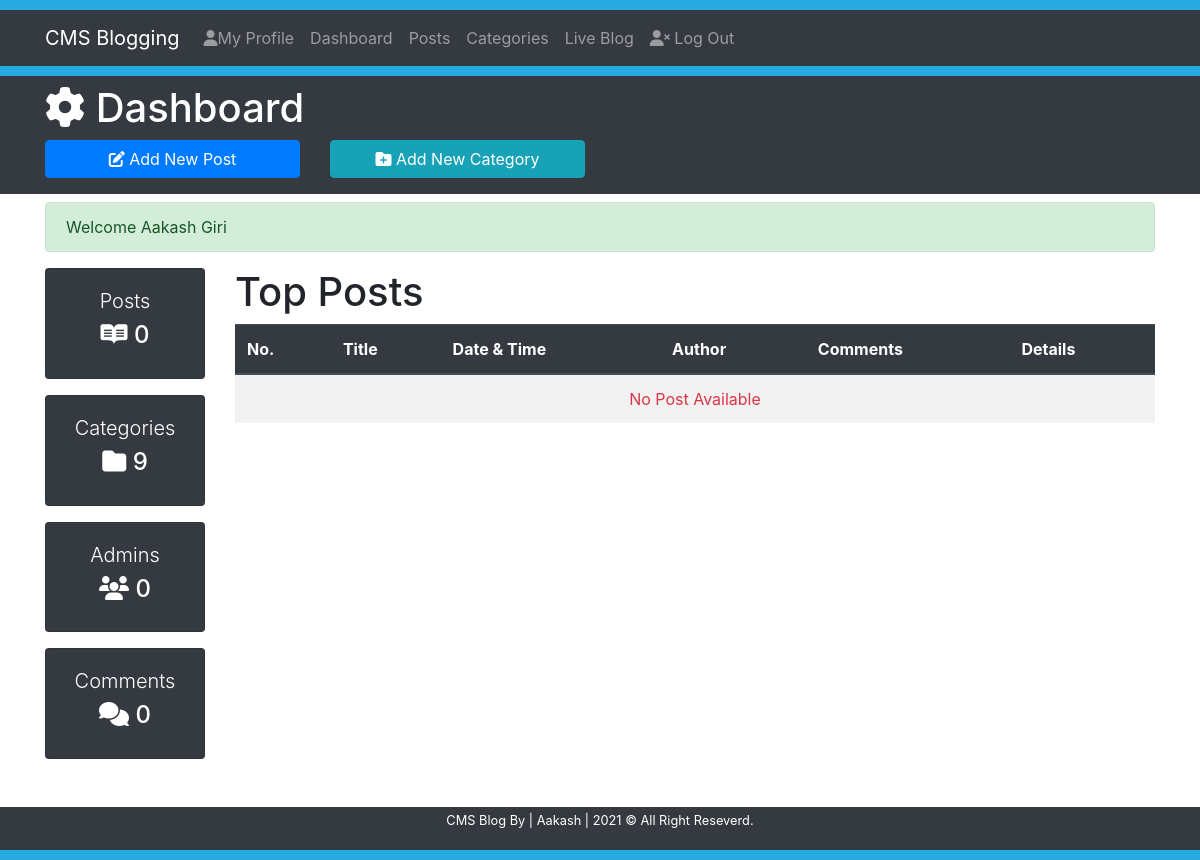
/CMS4.2.1/dashboard (signed in), run on an earlier commit of the app's database.
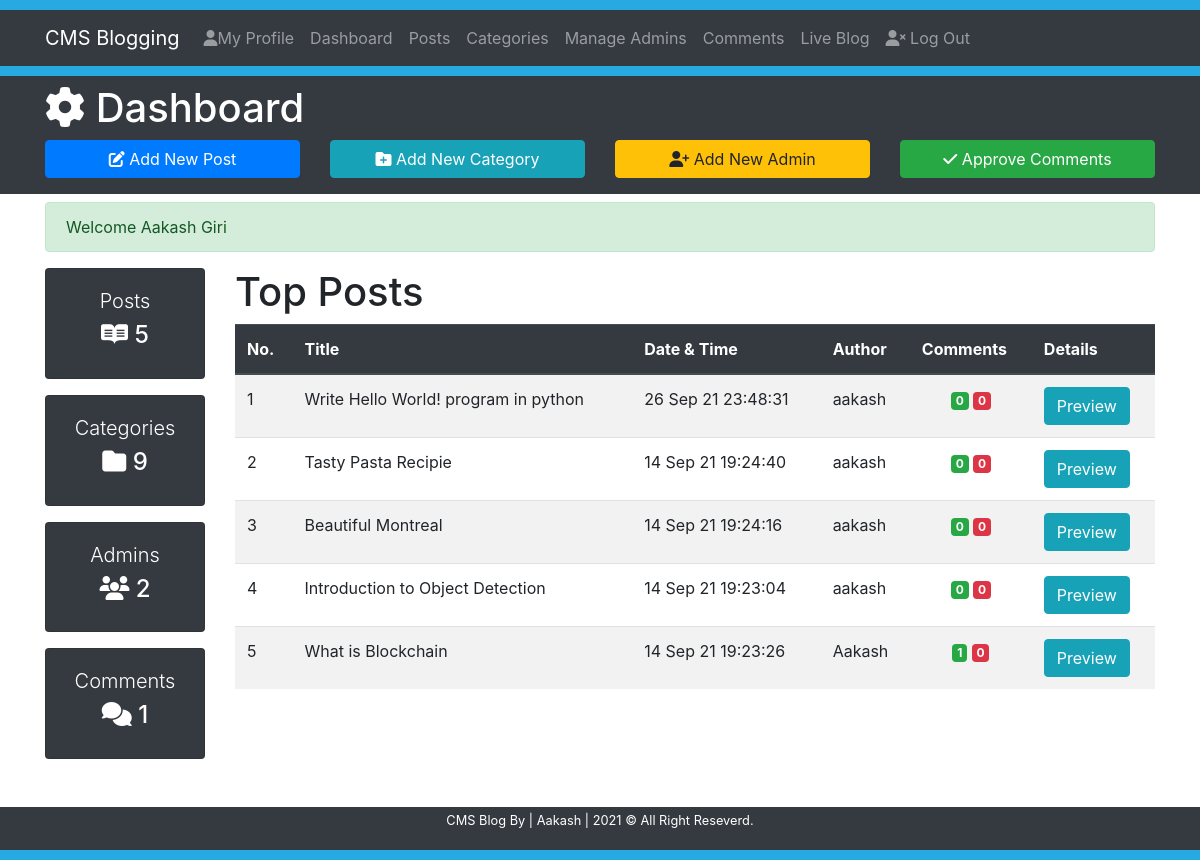
And on a later commit of the database.
### tables this page shows
CREATE TABLE `post` (
  `id` int(11) NOT NULL,
  `datetime` varchar(50) NOT NULL,
  `title` varchar(300) NOT NULL,
  `slug` varchar(300) NOT NULL,
  `tags` varchar(500) NOT NULL,
  `category` varchar(50) NOT NULL,
  `author` varchar(50) NOT NULL,
  `image` text NOT NULL,
  `post` text NOT NULL,
  `status` varchar(50) NOT NULL,
  `user_id` int(11) NOT NULL
);

### Includes/functions.php (called while the page is built, shortened)
<?php
    require_once 'db.php';
    $serverName = BASE_PATH;
    $cssBaseURL = $serverName.'/css';
    function totalPosts(){
        global $conn;
        if($_SESSION['permission'] == 'User'){
            $user_id = $_SESSION['userID'];
            $sql = "SELECT * FROM post WHERE user_id='$user_id'";
        }else{
            $sql = "SELECT * FROM post";
        }
        $result = mysqli_query($conn, $sql);
        return mysqli_num_rows($result);
    }
    function totalCategories(){
        global $conn;
        $sql = "SELECT * FROM category";
        $result = mysqli_query($conn, $sql);
        return mysqli_num_rows($result);
    }
    function totalAdmins(){
        global $conn;
        $sql = "SELECT * FROM admins Where permission != 'User'";
        $result = mysqli_query($conn, $sql);
        return mysqli_num_rows($result);
    }
    function totalComments(){
        global $conn;
        if($_SESSION['permission'] == 'User'){
            $user_id = $_SESSION['userID'];
            $sql = "SELECT * FROM comments INNER JOIN post ON post.id = comments.post_id WHERE user_id='$user_id'";
        }else{
            $sql = "SELECT * FROM comments";
        }
        $result = mysqli_query($conn, $sql);
        return mysqli_num_rows($result);
    }
    function approvedCommentsAccordingToPost($PostId){
        global $conn;
        $sql = "SELECT * FROM comments WHERE post_id='$PostId' AND status='ON'";
        $result = mysqli_query($conn, $sql);
        return mysqli_num_rows($result);
    }
    function disapprovedCommentsAccordingToPost($PostId){
        global $conn;
        $sql = "SELECT * FROM comments WHERE post_id='$PostId' AND status='OFF'";
        $result = mysqli_query($conn, $sql);
        return mysqli_num_rows($result);
    }
?>

### dashboard.php (the view, shortened to what this page needs)
<?php
    require_once 'Includes/db.php';
    require 'Includes/functions.php';
    require 'Includes/sessions.php';
?>
<!DOCTYPE html>
<html lang="en">
<head>
    <link rel="stylesheet" href="https://pro.fontawesome.com/releases/v5.10.0/css/all.css"/>
    <link rel="stylesheet" href="https://stackpath.bootstrapcdn.com/bootstrap/4.4.1/css/bootstrap.min.css">
    <link rel="stylesheet" href="<?= $cssBaseURL ?>/style.css">
</head>
<body>
    <div style="height: 10px; background-color: #27aae1;"></div>
    <nav class="navbar navbar-expand-lg navbar-dark bg-dark">
        <div class="container">
            <a href="<?= $serverName; ?>/index" class="navbar-brand">CMS Blogging</a>
            <div class="collapse navbar-collapse" id="navbarcollapseCMS">
                <ul class="navbar-nav">
                    <li class="nav-item">
                        <a href="<?= $serverName; ?>/myprofile" class="nav-link"> <i class='fas fa-user'></i>My Profile</a>
                    </li>
                    <li class="nav-item">
                        <a href="<?= $serverName; ?>/dashboard?page=1" class="nav-link">Dashboard</a>
                    </li>
                    <li class="nav-item">
                        <a href="<?= $serverName; ?>/posts?page=1" class="nav-link">Posts</a>
                    </li>
                    <li class="nav-item">
                        <a href="<?= $serverName; ?>/categories?page=1" class="nav-link">Categories</a>
                    </li>
                    <?php if($_SESSION['permission'] == 'Superuser'){ ?>
                    <li class="nav-item">
                        <a href="<?= $serverName; ?>/admin" class="nav-link">Manage Admins</a>
                    </li>
                    <?php } ?>
                    <?php if($_SESSION['permission'] != 'User'){ ?>
                    <li class="nav-item">
                        <a href="<?= $serverName; ?>/comments" class="nav-link">Comments</a>
                    </li>
                    <?php } ?>
                    <li class="nav-item">
                        <a href="<?= $serverName; ?>/blog/1" class="nav-link">Live Blog</a>
                    </li>
                </ul>
                <ul class="navbar-nav">
                    <li class="nav-item">
                        <a href="<?= $serverName; ?>/logout" class="nav-link"><i class='fas fa-user-times'></i> Log Out</a>
                    </li>
                </ul>
            </div>
        </div>
    </nav>
    <div style="height: 10px; background-color: #27aae1;"></div>
    <header class='bg-dark text-white py-2'>
        <div class="container">
            <div class="row">
                <div class="col-md-12">
                    <h1><i class="fas fa-cog"></i> Dashboard</h1>
                </div>
                <div class="col-lg-3 mb-2">
                    <a href="<?= $serverName; ?>/addnewpost" class='btn btn-primary btn-block'><i class='fas fa-edit'></i> Add New Post</a>
                </div>
                <div class="col-lg-3 mb-2">
                    <a href="<?= $serverName; ?>/categories" class='btn btn-info btn-block'><i class='fas fa-folder-plus'></i> Add New Category</a>
                </div>
                <?php if($_SESSION['permission'] == 'Superuser'){ ?>
                <div class="col-lg-3 mb-2">
                    <a href="<?= $serverName; ?>/admin" class='btn btn-warning btn-block'><i class='fas fa-user-plus'></i> Add New Admin</a>
                </div>
                <?php } ?>
                <?php if($_SESSION['permission'] != 'User'){ ?>
                <div class="col-lg-3 mb-2">
                    <a href="<?= $serverName; ?>/comments" class='btn btn-success btn-block'><i class='fas fa-check'></i> Approve Comments</a>
                </div>
                <?php } ?>
            </div>
        </div>
    </header>
    <section class="container py-2 mb-4">
        <?php echo ErrorMessage(); echo SuccessMessage(); ?>
        <div class="row">
            <div class="col-lg-2 d-none d-md-block">
                <div class="card text-center bg-dark text-white mb-3">
                    <div class="card-body">
                        <h1 class="lead">Posts</h1>
                        <h4 class="display-5"><i class="fab fa-readme"></i>
                            <?php
                                echo totalPosts();
                            ?>
                        </h4>
                    </div>
                </div>
                <div class="card text-center bg-dark text-white mb-3">
                    <div class="card-body">
                        <h1 class="lead">Categories</h1>
                        <h4 class="display-5"><i class="fas fa-folder"></i>
                            <?php
                                echo totalCategories();
                            ?>
                        </h4>
                    </div>
                </div>
                <div class="card text-center bg-dark text-white mb-3">
                    <div class="card-body">
                        <h1 class="lead">Admins</h1>
                        <h4 class="display-5"><i class="fas fa-users"></i>
                            <?php
                                echo totalAdmins();
                            ?>
                        </h4>
                    </div>
                </div>
                <div class="card text-center bg-dark text-white mb-3">
                    <div class="card-body">
                        <h1 class="lead">Comments</h1>
                        <h4 class="display-5"><i class="fas fa-comments"></i>
                            <?php
                                echo totalComments();
                            ?>
                        </h4>
                    </div>
                </div>
            </div>
            <div class="col-lg-10">
                <h1>Top Posts</h1>
                <table class="table table-striped table-hover">
                    <thead class="thead-dark">
                        <tr>
                            <th>No.</th>
                            <th>Title</th>
                            <th>Date & Time</th>
                            <th>Author</th>
                            <th>Comments</th>
                            <th>Details</th>
                        </tr>
                    </thead>
                    <tbody>
                    <?php
                        $showPostFrom = 0;
                        if($_SESSION['permission'] == 'User'){
                            $user_id = $_SESSION['userID'];
                            $sql = "SELECT * FROM post WHERE user_id='$user_id' ORDER BY id DESC LIMIT $showPostFrom,5";
                        }else{
                            $sql = "SELECT * FROM post ORDER BY id DESC LIMIT $showPostFrom,5";
                        }
                        $result = mysqli_query($conn, $sql);
                        $sr=0;
                        if (mysqli_num_rows($result) > 0){
                            while($row = mysqli_fetch_assoc($result)){
                                $sr++;
                                $PostId = $row['id'];
                                $PostSlug = $row['slug'];
                                $datetime = $row['datetime'];
                                $Author = $row['author'];
                                $Title = $row['title'];
                    ?>
                        <tr>
                            <td><?= $sr; ?></td>
                            <td><?= $Title; ?></td>
                            <td><?= $datetime; ?></td>
                            <td><?= $Author; ?></td>
                            <td class="text-center">
                                <span class="badge badge-success">
                                    <?php echo approvedCommentsAccordingToPost($PostId); ?>
                                </span>
                                <span class="badge badge-danger">
                                    <?php echo disapprovedCommentsAccordingToPost($PostId); ?>
                                </span>
                            </td>
                            <td>
                                <a target="_blank" href="<?= $serverName; ?>/post/<?= $PostSlug; ?>"><span class="btn btn-info">Preview</span></a>
                            </td>
                        </tr>
                    <?php
                           }
                       }else{
                           echo "<tr><td colspan='6' class='text-danger text-center'>No Post Available</td></tr>";
                       }
                    ?>
                    </tbody>
                </table>
            </div>
        </div>
    </section>
    <footer class="bg-dark text-white py-1">
        <div class="container">
            <div class="row">
                <div class="col">
                    <p class="lead text-center small">CMS Blog By | Aakash | <span id='year'></span> &copy; All Right Reseverd.</p>
                </div>
            </div>
        </div>
    </footer>
    <div style="height: 10px; background-color: #27aae1;"></div>
</body>
</html>

### Includes/sessions.php (shortened to what this page needs)
<?php
    function SuccessMessage(){
        if(isset($_SESSION['SuccessMessage'])){
            $output = "<div class=\"alert alert-success\">";
            $output .= htmlentities($_SESSION['SuccessMessage']);
            $output .= "</div>";
            return $output;
        }
    }
?>

What changed in the data, as far as the page shows it:
added post: title "Write Hello World! program in python", datetime "26 Sep 21 23:48:31", author "aakash", PostId "0"
now on this page (row edited): post: title "Tasty Pasta Recipie", datetime "14 Sep 21 19:24:40", author "aakash", PostId "0"
now on this page (row edited): post: title "Beautiful Montreal", datetime "14 Sep 21 19:24:16", author "aakash", PostId "0"
now on this page (row edited): post: title "Introduction to Object Detection", datetime "14 Sep 21 19:23:04", author "aakash", PostId "0"
now on this page (row edited): post: title "What is Blockchain", datetime "14 Sep 21 19:23:26", author "Aakash", PostId "1", PostId "0"
Also different on the page:
totalPosts(): "0" → "5"
totalAdmins(): "0" → "2"
totalComments(): "0" → "1"
text no longer shown: "No Post Available"
text now shown: "Manage Admins Comments Add New Admin Approve Comments"
